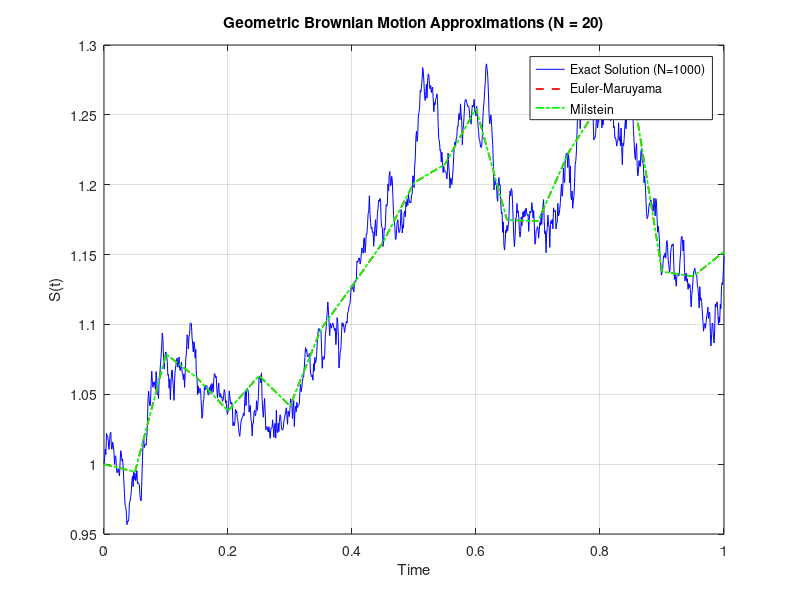
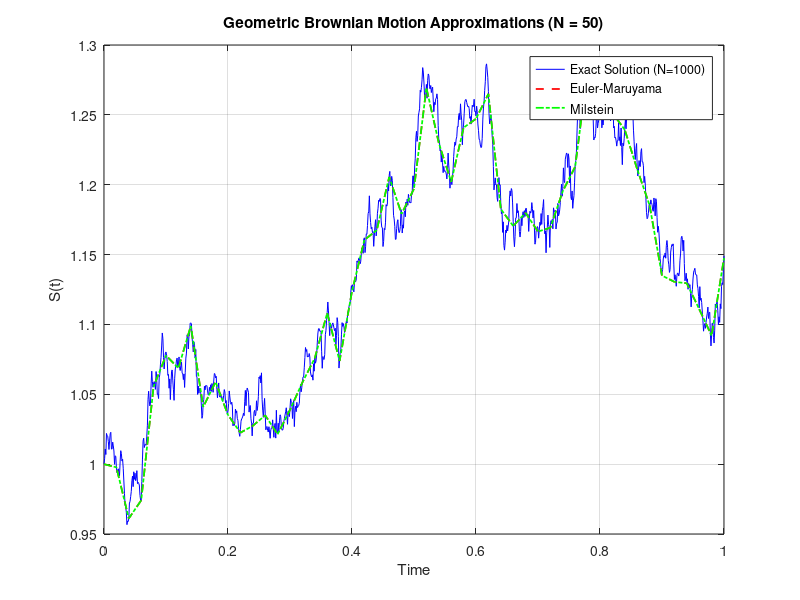
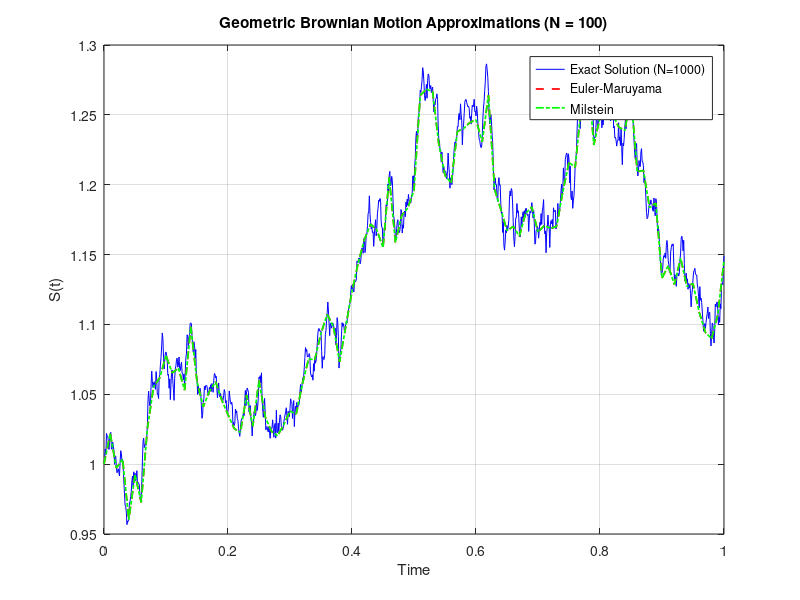
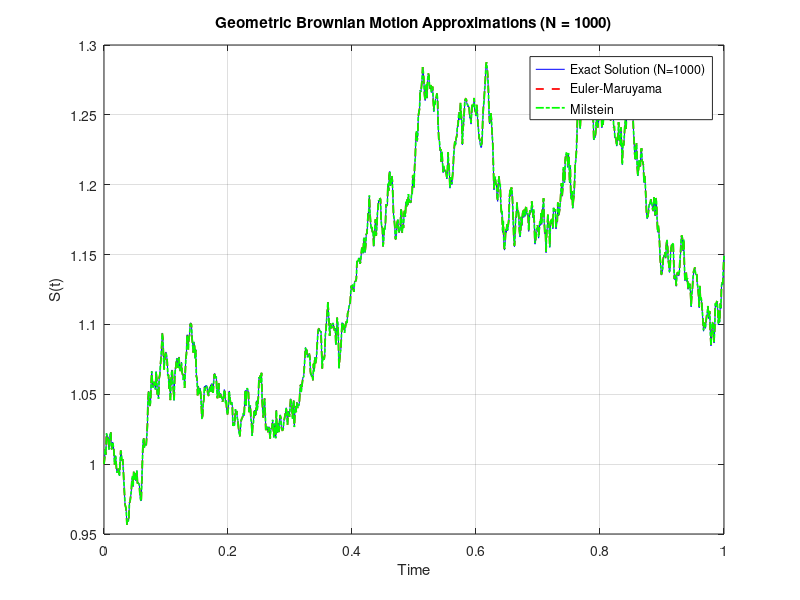

Here is the MATLAB script that generated these plots, in order:
% Parameters
T = 1;               
mu = 0.1;             
sigma = 0.2;          % Volatility coefficient
S0 = 1;               % Initial value of the process
N_values = [20, 50, 100,1000]; % Different time step counts for approximations
N_exact = 1000;        % Fixed time step count for exact solution
N_max = max([N_values, N_exact]); % Maximum N for Brownian motion simulation

% Simulate Brownian motion at high resolution
dt_max = T / N_max;                % Time step size for maximum N
dW_max = sqrt(dt_max) * randn(1, N_max); % Increments of Wiener process
W_max = [0, cumsum(dW_max)];       % Wiener process

% Exact solution at N_exact time steps
idx_exact = round(linspace(1, N_max+1, N_exact+1));
t_exact = linspace(0, T, N_exact+1);      % Time vector for exact solution
W_exact = W_max(idx_exact);               % Brownian motion at exact time steps
S_exact = S0 * exp((mu - 0.5 * sigma^2) * t_exact + sigma * W_exact);


% Preallocate error storage
absolute_errors_em = zeros(length(N_values), 1);
absolute_errors_milstein = zeros(length(N_values), 1);
rmse_errors_em = zeros(length(N_values), 1);
rmse_errors_milstein = zeros(length(N_values), 1);


% Loop through different N values for approximations
for idx = 1:length(N_values)
    N = N_values(idx);
    dt = T / N;                   % Time step size for approximation
    t = linspace(0, T, N+1);      % Time vector for approximation
    
    % Get indices for approximation time steps
    idx_approx = round(linspace(1, N_max+1, N+1));
    W_approx = W_max(idx_approx);              % Brownian motion at approximation steps
    dW = diff(W_approx);                       % Increments for approximation
    
    % Preallocate arrays
    S_em = zeros(1, N+1);         % Euler-Maruyama approximation
    S_milstein = zeros(1, N+1);   % Milstein approximation
    
    % Initial condition
    S_em(1) = S0;
    S_milstein(1) = S0;
    
    % Compute Euler-Maruyama and Milstein approximations
    for i = 1:N
        % Euler-Maruyama approximation
        S_em(i+1) = S_em(i) + mu * S_em(i) * dt + sigma * S_em(i) * dW(i);
        
        % Milstein approximation
        S_milstein(i+1) = S_milstein(i) + mu * S_milstein(i) * dt + sigma * S_milstein(i) * dW(i)
                          + 0.5 * sigma^2 * S_milstein(i) * (dW(i)^2 - dt);
    end
    
    % Interpolate exact solution to match approximation time steps
    S_exact_interp = interp1(t_exact, S_exact, t, 'linear');
   
 % Compute maximum absolute error
    absolute_errors_em(idx) = max(abs(S_em - S_exact_interp));
    absolute_errors_milstein(idx) = max(abs(S_milstein - S_exact_interp));

   % Compute RMSE
    rmse_errors_em(idx) = sqrt(mean((S_em - S_exact_interp).^2));
    rmse_errors_milstein(idx) = sqrt(mean((S_milstein - S_exact_interp).^2));

    % Print errors for this N
    fprintf('N = %d: Max Error (EM) = %.5f, Max Error (Milstein) = %.5f\n', ...
            N, absolute_errors_em(idx), absolute_errors_milstein(idx));
    fprintf('N = %d: RMSE (EM) = %.5f, RMSE (Milstein) = %.5f\n', ...
            N, rmse_errors_em(idx), rmse_errors_milstein(idx));



    % Plotting results
    figure;
    plot(t_exact, S_exact, 'b-', 'LineWidth', 0.7); hold on;
    plot(t, S_em, 'r--', 'LineWidth', 1.25);
    plot(t, S_milstein, 'g-.', 'LineWidth', 1.25);
    legend('Exact Solution (N=1000)', 'Euler-Maruyama', 'Milstein', 'Location', 'Best');
    xlabel('Time');
    ylabel('S(t)');
    title(sprintf('Geometric Brownian Motion Approximations (N = %d)', N));
    grid on;
end


% Plot errors against N values
figure;
loglog(N_values, absolute_errors_em, 'r-o', 'LineWidth', 1.5); hold on;
loglog(N_values, absolute_errors_milstein, 'g-s', 'LineWidth', 1.5);
loglog(N_values, rmse_errors_em, 'm-^', 'LineWidth', 1.5);
loglog(N_values, rmse_errors_milstein, 'c-v', 'LineWidth', 1.5);
legend('Max Error (Euler-Maruyama)', 'Max Error (Milstein)', ...
       'RMSE (Euler-Maruyama)', 'RMSE (Milstein)', 'Location', 'Best');
xlabel('Number of Time Steps (N) (log scale)');
ylabel('Error (log scale)');
title('Error vs Time Step Count');
grid on;

% Testing Edge Cases for N = 1000
fprintf('\nTesting Edge Cases for N = 1000:\n');

% Set N = 1000 for testing
N_test = 1000;
dt_test = T / N_test;
t_test = linspace(0, T, N_test+1);  % Time vector for N = 100
W_test = [0, cumsum(sqrt(dt_test) * randn(1, N_test))];  % Wiener process for N = 100

% Test 1: mu = 0, so we have fluctuations about S0
mu = 0; sigma = 0.2; S0=1;
S_test1 = S0 * exp(sigma * W_test); 
mean_numeric_test1 = mean(S_test1);
mean_analytical_test1 = S0;

if abs(mean_numeric_test1 - mean_analytical_test1) < 0.05
    fprintf('Test 1 (mu=0): Passed\n');
else
    fprintf('Test 1 (mu=0): Failed\n');
end

% Test 2: sigma = 0
mu = 0.1; sigma = 0; S0=1;  % Deterministic exponential growth
S_test2_numeric = S0 * exp(mu * t_test);  % Numerical solution
S_test2_analytical = S0 * exp(mu * t_test);  % Analytical solution

if max(abs(S_test2_numeric - S_test2_analytical)) < 1e-6
    fprintf('Test 2 (sigma = 0): Passed\n');
else
    fprintf('Test 2 (sigma = 0): Failed\n');
end

% Test 3: S0 = 0
mu = 0.1; sigma = 0.2; S0_test3 = 0;  % Zero initial value
S_test3 = S0_test3 * exp((mu - 0.5 * sigma^2) * t_test + sigma * W_test);  % Numerical solution

if all(S_test3 == 0)
    fprintf('Test 3 (S0 = 0): Passed\n');
else
    fprintf('Test 3 (S0 = 0): Failed\n');
end

